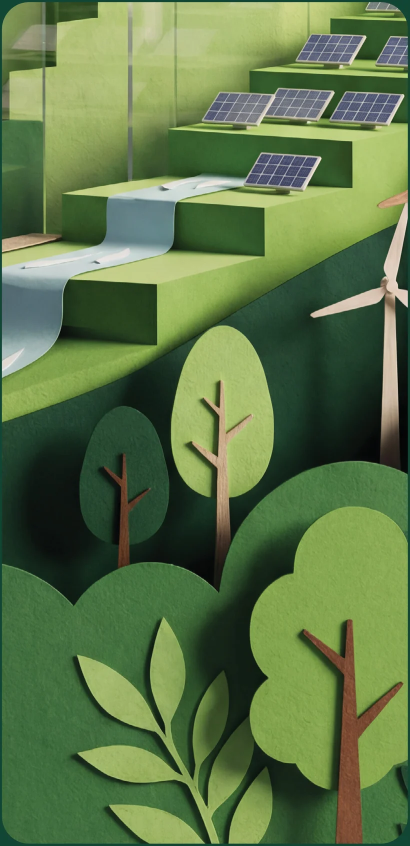
#> input picture src/assets/report/contents-illustration.webp, 820 x 1692 px (shown at 1/2 size)
$ python -i crop.py   (imports and definitions only)
#> lines starting #> are read from the running program, lines starting #| are printed output that depends on the picture
"""
CROP — take a picture out of the PDF without cutting it.

Every icon, mark and photograph on the site is a region of the printed page
rendered at high resolution. The trap is the region: a box read off the file's
own geometry, or measured off a screen render, is easily a few points too
tight, and the result is an icon with its edge sliced off. Fifty of the first
sixty assets on this site were cut that way.

So a box is never trusted as given. `fit` renders the box with a margin, finds
the picture's own ink inside it, and widens on any side where the ink is still
running off — until there is clear ground all the way round, or until the
growth cap is reached, which it reports rather than guessing. The cap is what
stops the trim from swallowing a neighbouring paragraph on a busy page.
"""
import io
import pymupdf
from PIL import Image, ImageChops

DOC = 'public/EFG-Holding-Sustainability-Report-2025.pdf'


def render(doc, sheet, rect, dpi=300, alpha=True):
    pm = doc[sheet].get_pixmap(clip=pymupdf.Rect(*rect), dpi=dpi, alpha=alpha)
    return Image.open(io.BytesIO(pm.tobytes('png'))).convert('RGBA' if alpha else 'RGB')


def ink(im, tol=10):
    """The box holding everything that is not the page's ground."""
    if im.mode == 'RGBA':
        return im.getchannel('A').point(lambda v: 255 if v > 8 else 0).getbbox()
    bg = Image.new('RGB', im.size, (255, 255, 255))
    d = ImageChops.difference(im.convert('RGB'), bg).convert('L')
    return d.point(lambda v: 255 if v > tol else 0).getbbox()


# [105 lines left out: functions fit, unwhite, erase, cut, not called in this run]

>>> from PIL import Image
>>> picture = Image.open('../src/assets/report/contents-illustration.webp')
#> picture is the input picture: PIL image 820x1692 RGB; mean R, G, B 93.2, 118, 72.1
>>> result = ink(picture)
#> in ink, `bg = Image.new('RGB', im.size, (255, 255, 255))`: bg: PIL image 820x1692 RGB; every value is 255
#> in ink, `d = ImageChops.difference(im.convert('RGB'), bg).convert('L')`:
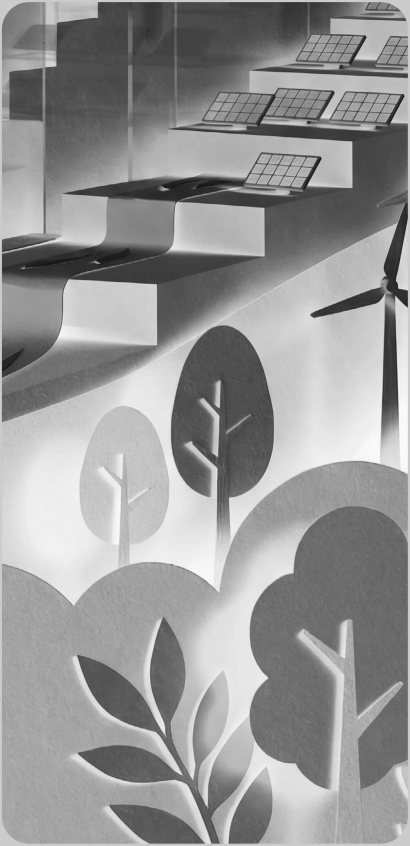
#> d: PIL image 820x1692 L (shown at 1/2 size); min 11, max 254, mean 149.6
#> result = (0, 0, 820, 1692)

$ run again, on src/assets/report/karim-awad.webp
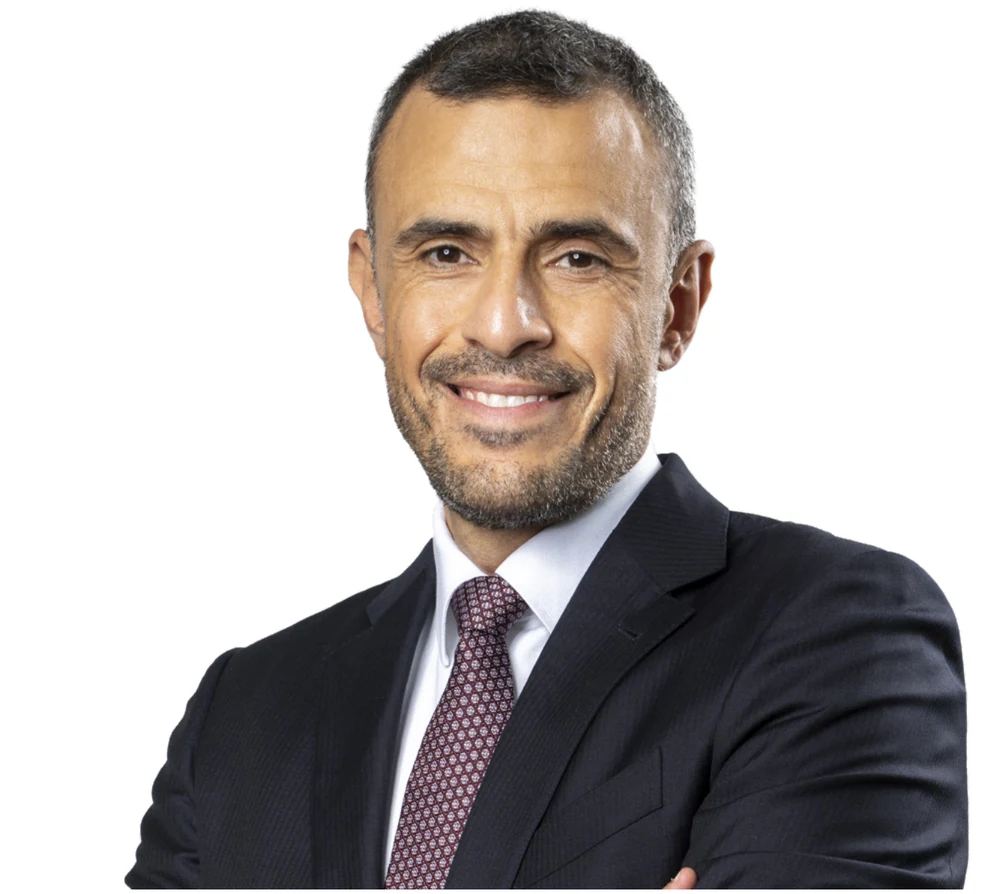
#> input picture src/assets/report/karim-awad.webp, 1000 x 894 px
#> picture is the input picture: PIL image 1000x894 RGB; mean R, G, B 181.1, 176.1, 174.6
#> bg: PIL image 1000x894 RGB; every value is 255
#> in ink, `d = ImageChops.difference(im.convert('RGB'), bg).convert('L')`:
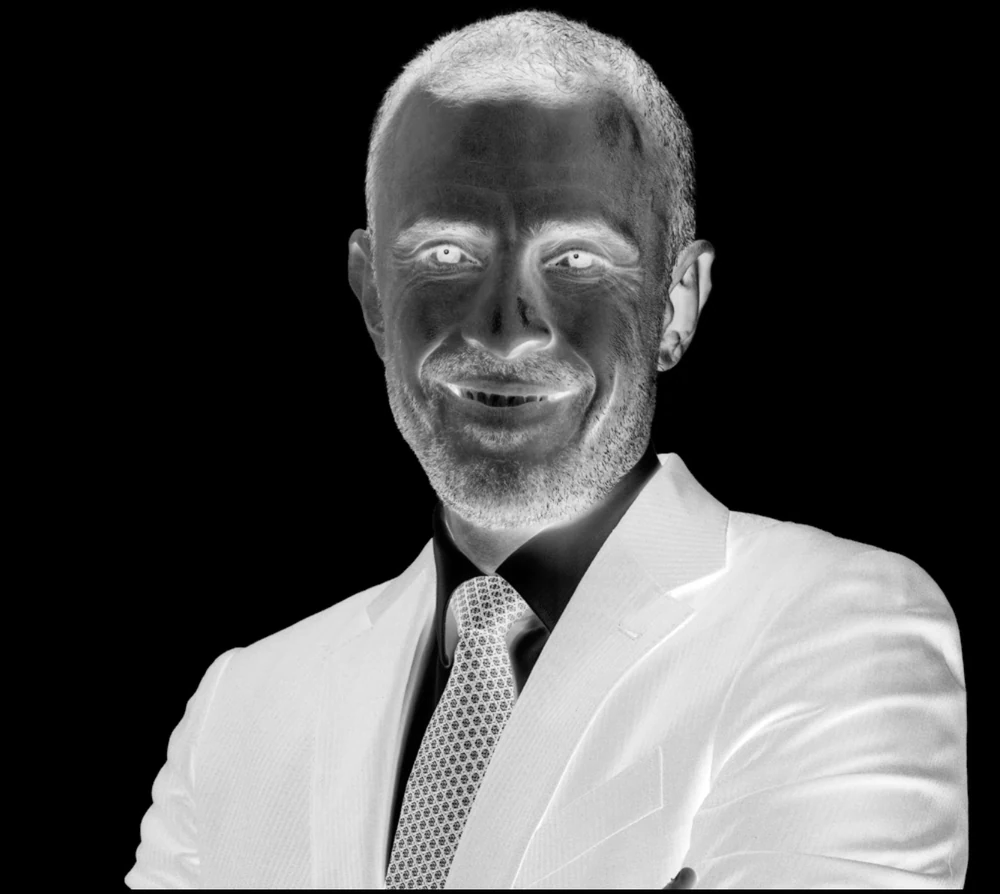
#> d: PIL image 1000x894 L; min 0, max 255, mean 77.6
#> result = (124, 7, 970, 890)
